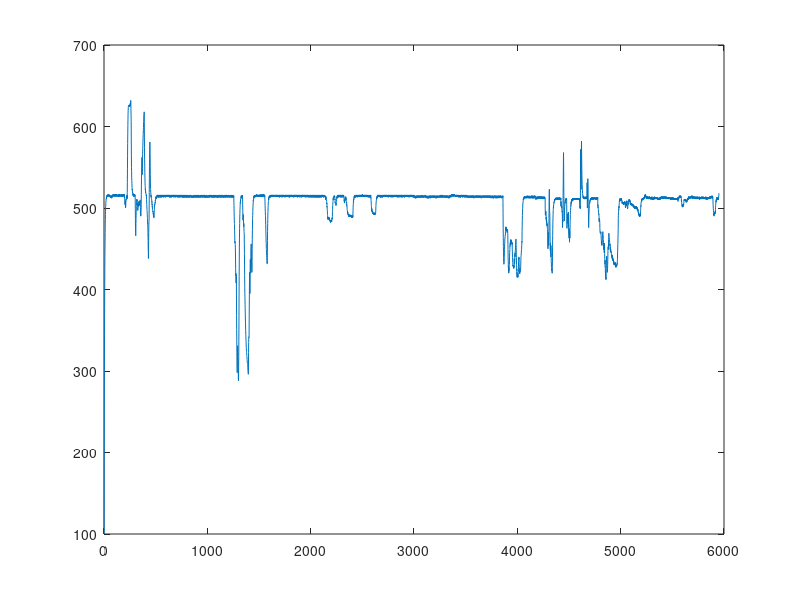
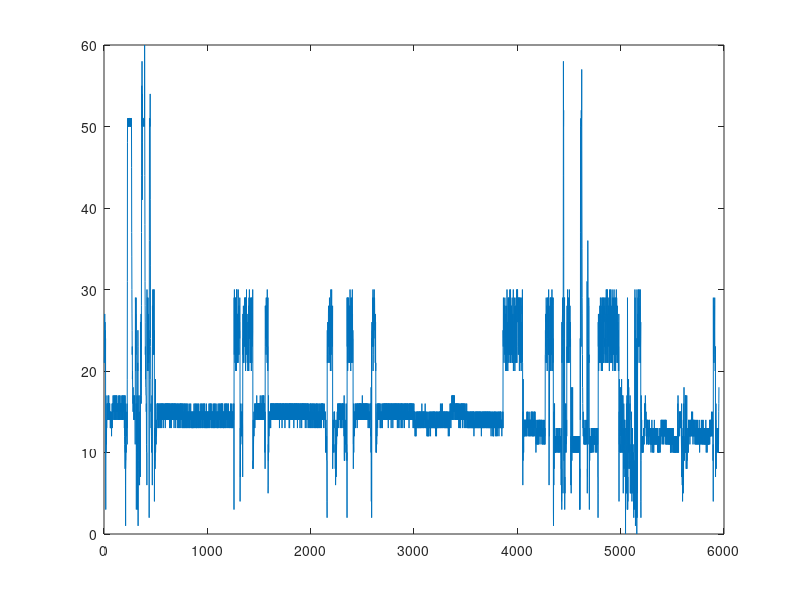

These figures' MATLAB source, in order:
clear;close all;clc

fileID = fopen('aquicicao1.txt','r');
x = fscanf(fileID,'%f');
fclose(fileID);

fileID = fopen('aquicicao2.txt','r');
xx = fscanf(fileID,'%f');
fclose(fileID);

plot(x)
figure
plot(xx)
